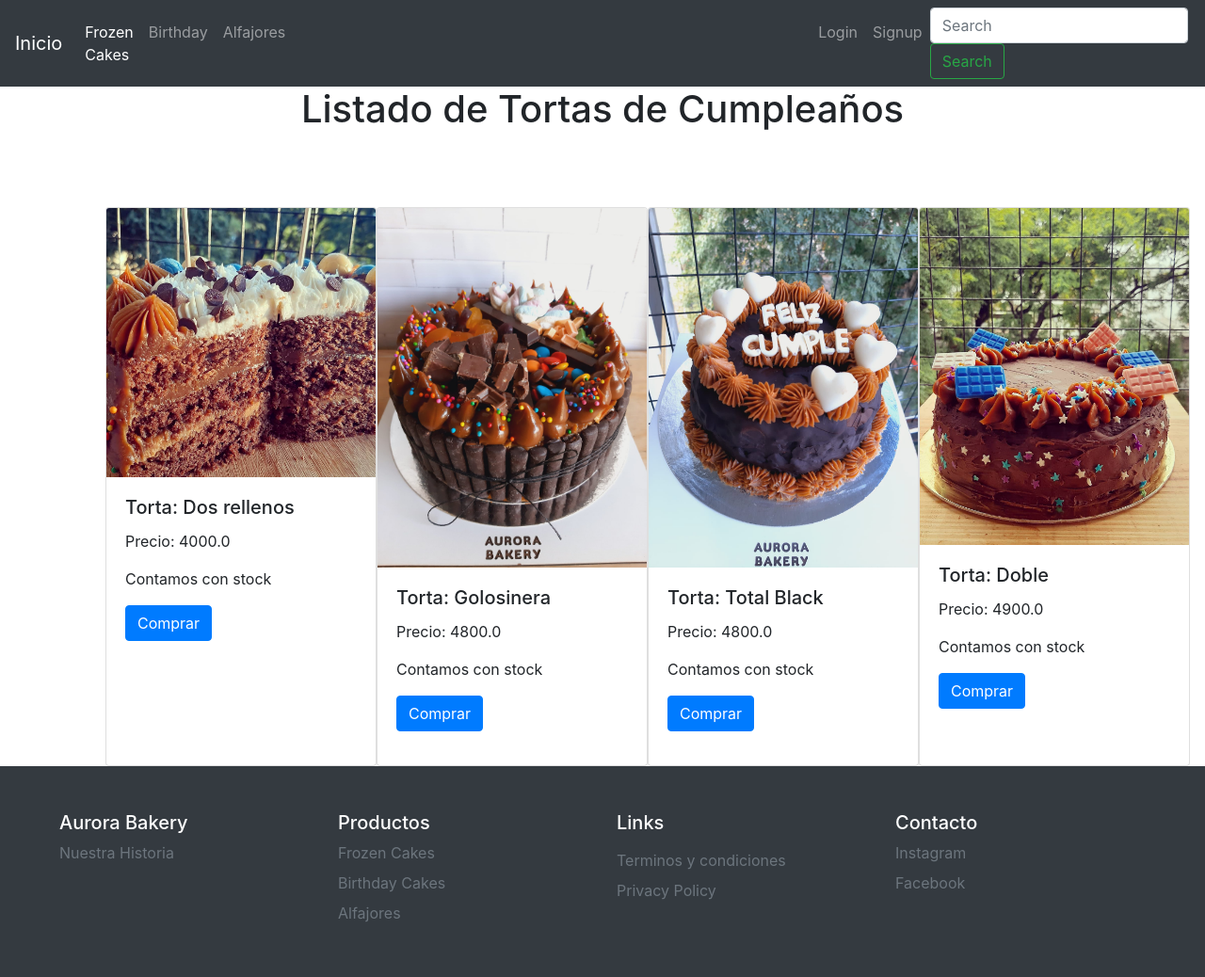
Screenshot of /cakes/list-birthday/ with the database file from the repository.
### cakes/models.py (models this page shows, shortened)
class Birthday_cakes(models.Model):
    name = models.CharField(max_length= 50)
    price = models.FloatField()
    stock = models.BooleanField(default=True)
    imagen = models.ImageField(upload_to="productos", null=True,blank= True)
    class Meta:
        verbose_name = 'Birthday Cake'
        verbose_name_plural ='Birthday Cakes'

### cakes/views.py (the view)
# urls.py: path('list-birthday/', list_birthday ),
def list_birthday(request):
    all_birthday = Birthday_cakes.objects.all()
    context = {
        'birthday' : all_birthday
        }
    return render(request, 'list_birthday.html',context=context )

### templates/list_birthday.html (shortened to what this page needs)
{% extends 'base.html'%}
{%block content%}
<body>
    <h1 style="text-align:center;"> Listado de Tortas de Cumpleaños</h1>
    <div class="d-flex" style="margin-top:5rem; margin-left:7rem">
      {% for birthday in birthday%}
      <div class="card" style="width: 18rem;">
        {% if birthday.imagen %}
        <img src="{{birthday.imagen.url}}" class="card-img-top">
        {% endif %}
        <div class="card-body">
          <h5 class="card-title">Torta: {{birthday.name}}</h5>
          <p class="card-text">Precio: {{birthday.price}}</p>
          {% if birthday.stock == True %}
          <p>Contamos con stock</p>
          {% endif %}
          <a href="#" class="btn btn-primary">Comprar</a>
        </div>
      </div>
      {% endfor %}
    </div>
 {%endblock%}

### rows the page displays
Birthday_cakes: imagen (picture), name "Dos rellenos", price "4000.0", stock "Contamos con stock"
Birthday_cakes: imagen (picture), name "Golosinera", price "4800.0", stock "Contamos con stock"
Birthday_cakes: imagen (picture), name "Total Black", price "4800.0", stock "Contamos con stock"
Birthday_cakes: imagen (picture), name "Doble", price "4900.0", stock "Contamos con stock"
